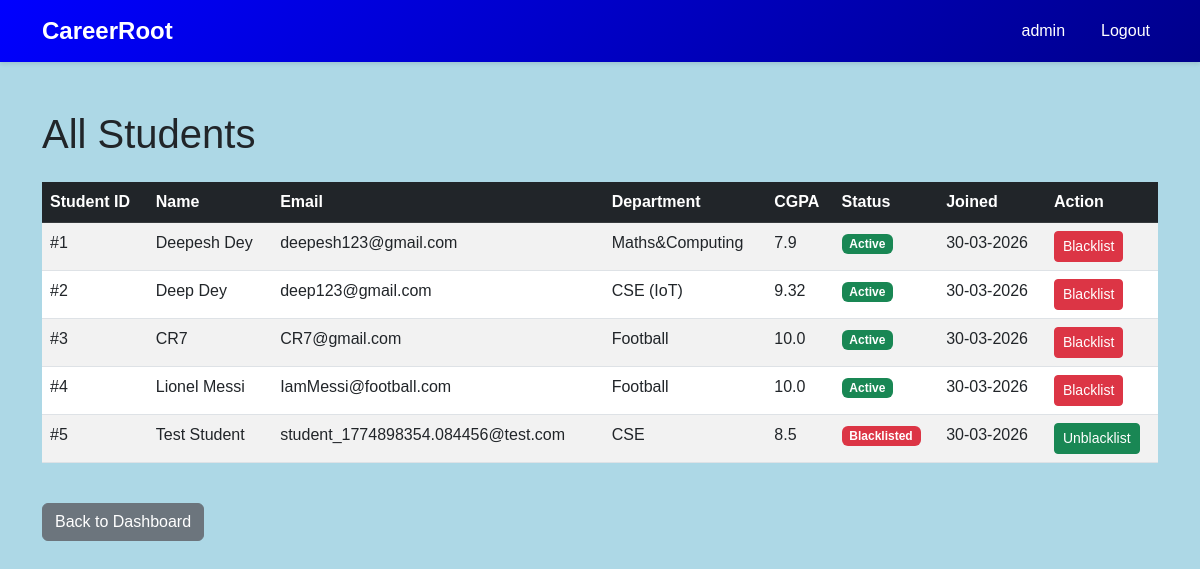
Before: /admin/students (signed in) with the older database file.
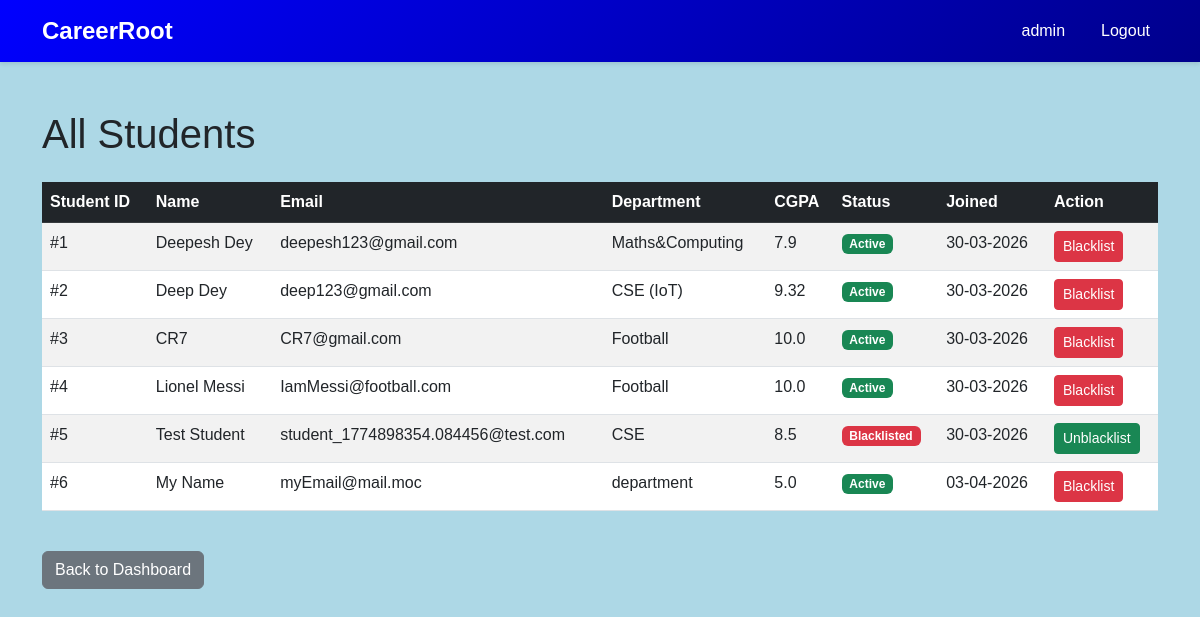
After: the same page with the newer database file.
### core/database/models.py (models this page shows, shortened)
class Student(db.Model):
    __tablename__ = 'student'
    student_id = db.Column(db.Integer, primary_key=True, autoincrement=True)
    name = db.Column(db.String(150), nullable=False)
    email = db.Column(db.String(120), unique=True, nullable=False)
    password = db.Column(db.String(255), nullable=False)
    phone = db.Column(db.String(15), nullable=True)
    department = db.Column(db.String(100), nullable=True)
    cgpa = db.Column(db.Float, nullable=True)
    resume_path = db.Column(db.String(255), nullable=True)  # Path to uploaded resume
    blacklist_status = db.Column(db.Boolean, default=False)  # True = blacklisted
    created_at = db.Column(db.DateTime, default=datetime.utcnow)
    updated_at = db.Column(db.DateTime, default=datetime.utcnow, onupdate=datetime.utcnow)
    applications = db.relationship('Application', backref='student', lazy=True, cascade='all, delete-orphan')
    placements = db.relationship('Placement', backref='student', lazy=True, cascade='all, delete-orphan')

### core/routes/admin.py (the view)
@admin_bp.route('/students')
def view_students():
    if not check_admin():
        return redirect(url_for('auth.homepage'))
    all_students = Student.query.all()
    return render_template('admin_view_students.html', students=all_students)

### core/routes/admin.py (called while the page is built)
def check_admin():
    if session.get('user_type') != 'admin':
        flash('Unauthorized access', 'danger')
        return False
    return True

### templates/admin_view_students.html (shortened to what this page needs)
{% extends "base.html" %}
{% block content %}
<div class="mt-5">
    <h1 class="mb-4">All Students</h1>
    {% if students %}
        <div class="table-responsive">
            <table class="table table-hover table-striped">
                <thead class="table-dark">
                    <tr>
                        <th>Student ID</th>
                        <th>Name</th>
                        <th>Email</th>
                        <th>Department</th>
                        <th>CGPA</th>
                        <th>Status</th>
                        <th>Joined</th>
                        <th>Action</th>
                    </tr>
                </thead>
                <tbody>
                    {% for student in students %}
                        <tr>
                            <td>#{{ student.student_id }}</td>
                            <td>{{ student.name }}</td>
                            <td>{{ student.email }}</td>
                            <td>{{ student.department }}</td>
                            <td>{{ student.cgpa }}</td>
                            <td>
                                {% if student.blacklist_status %}
                                    <span class="badge bg-danger">Blacklisted</span>
                                {% else %}
                                    <span class="badge bg-success">Active</span>
                                {% endif %}
                            </td>
                            <td>{{ student.created_at.strftime('%d-%m-%Y') }}</td>
                            <td>
                                <form method="POST" action="{{ url_for('admin.blacklist_student', student_id=student.student_id) }}" style="display:inline;">
                                    {% if student.blacklist_status %}
                                        <button type="submit" class="btn btn-sm btn-success">Unblacklist</button>
                                    {% else %}
                                        <button type="submit" class="btn btn-sm btn-danger">Blacklist</button>
                                    {% endif %}
                                </form>
                            </td>
                        </tr>
                    {% endfor %}
                </tbody>
            </table>
        </div>
    {% else %}
        <div class="alert alert-info">
            <strong>No students found.</strong>
        </div>
    {% endif %}
    <div class="mt-4">
        <a href="{{ url_for('admin.admin_dashboard') }}" class="btn btn-secondary">Back to Dashboard</a>
    </div>
</div>
{% endblock %}

Changed rows visible on the page:
added Student: student_id "6", name "My Name", email "myEmail@mail.moc", department "department", cgpa "5.0", blacklist_status "Active", created_at "03-04-2026"
